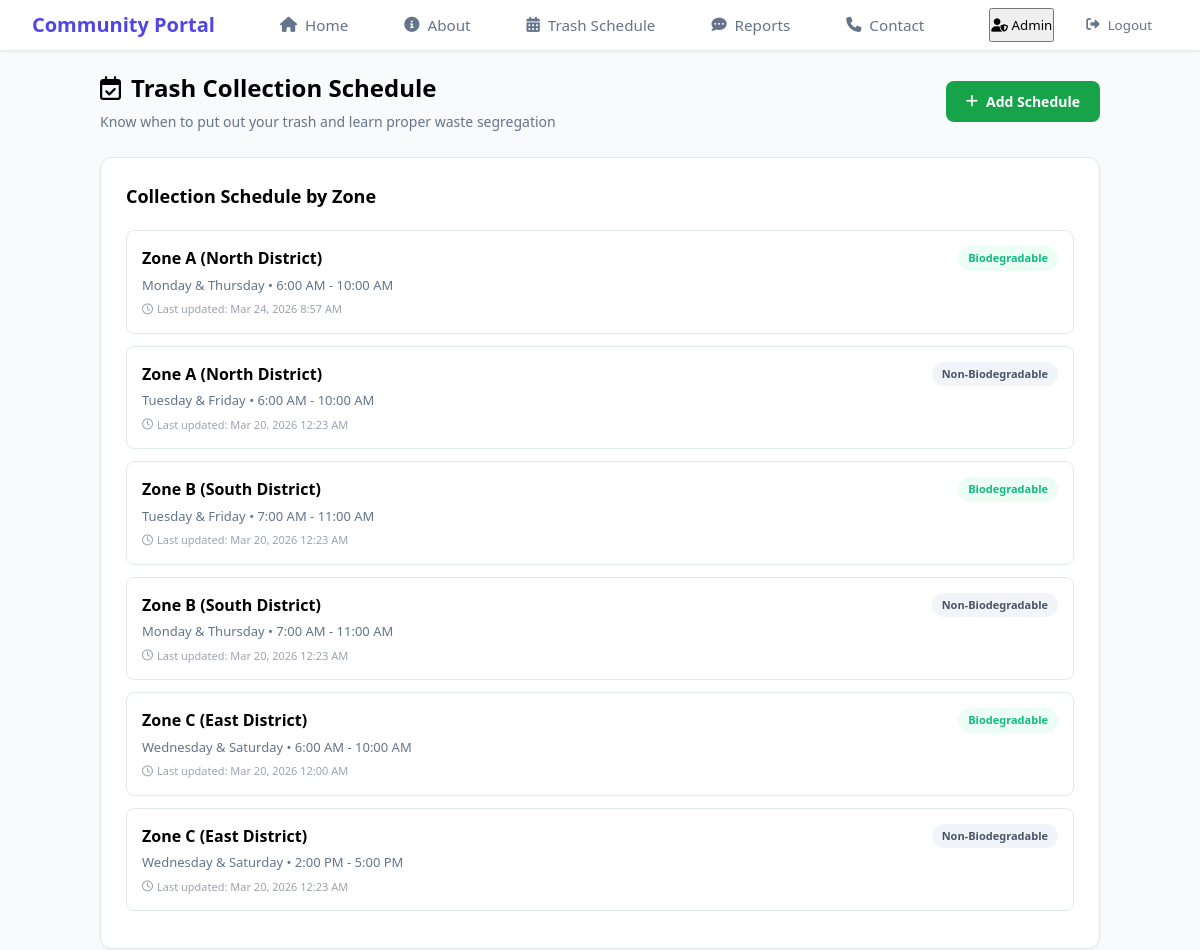
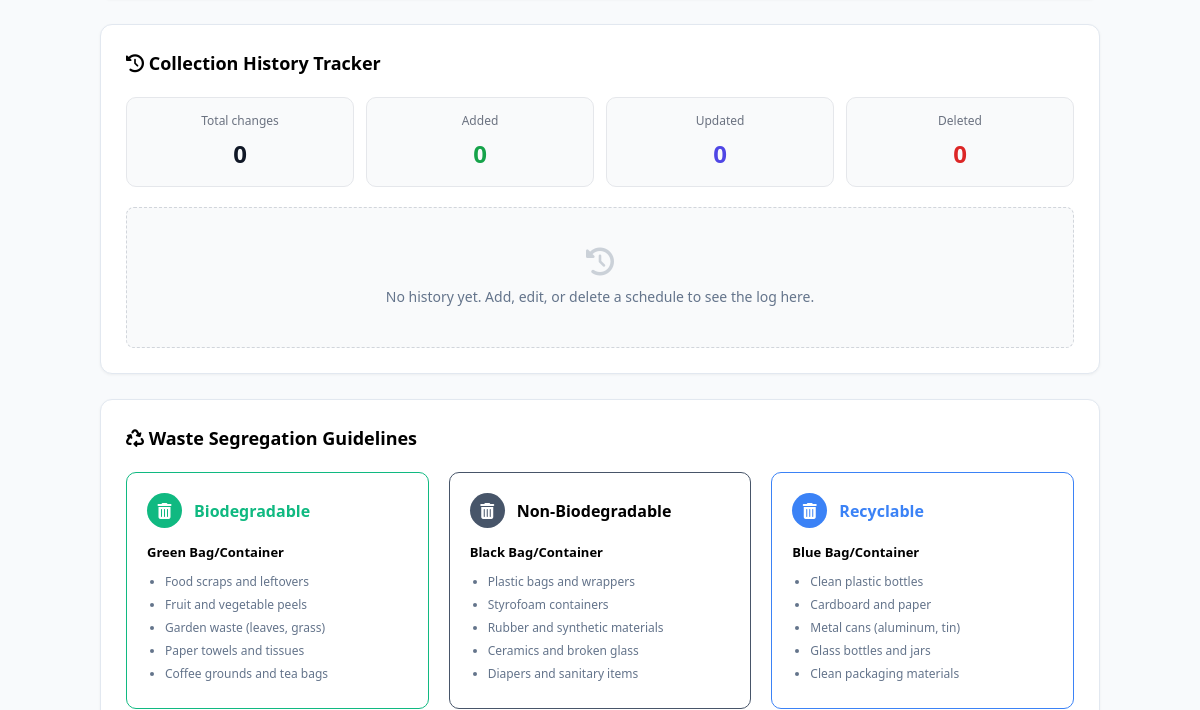
Before: /admin/admin_trashschedule.php (signed in, upper part) with the older database file (2 pictures, top to bottom).
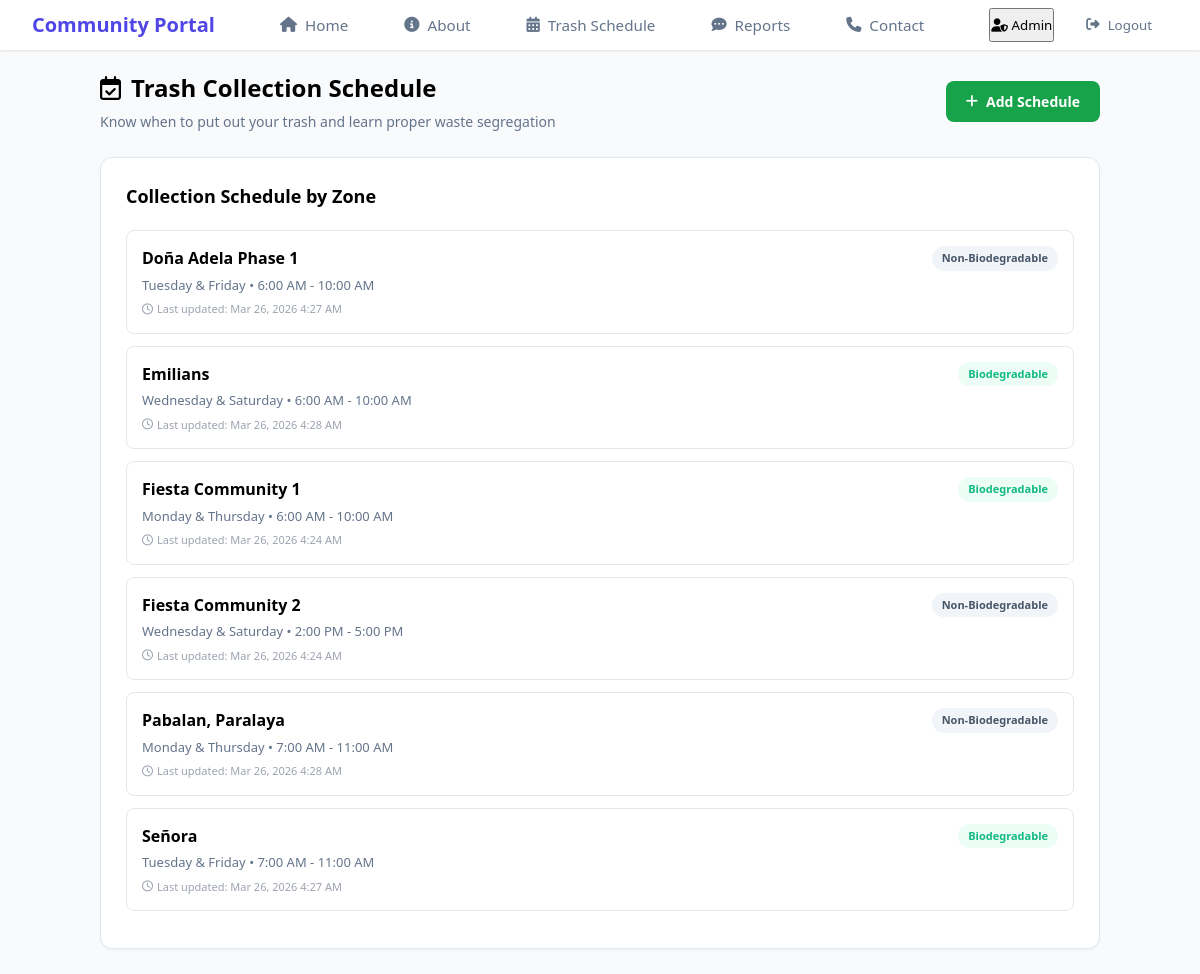
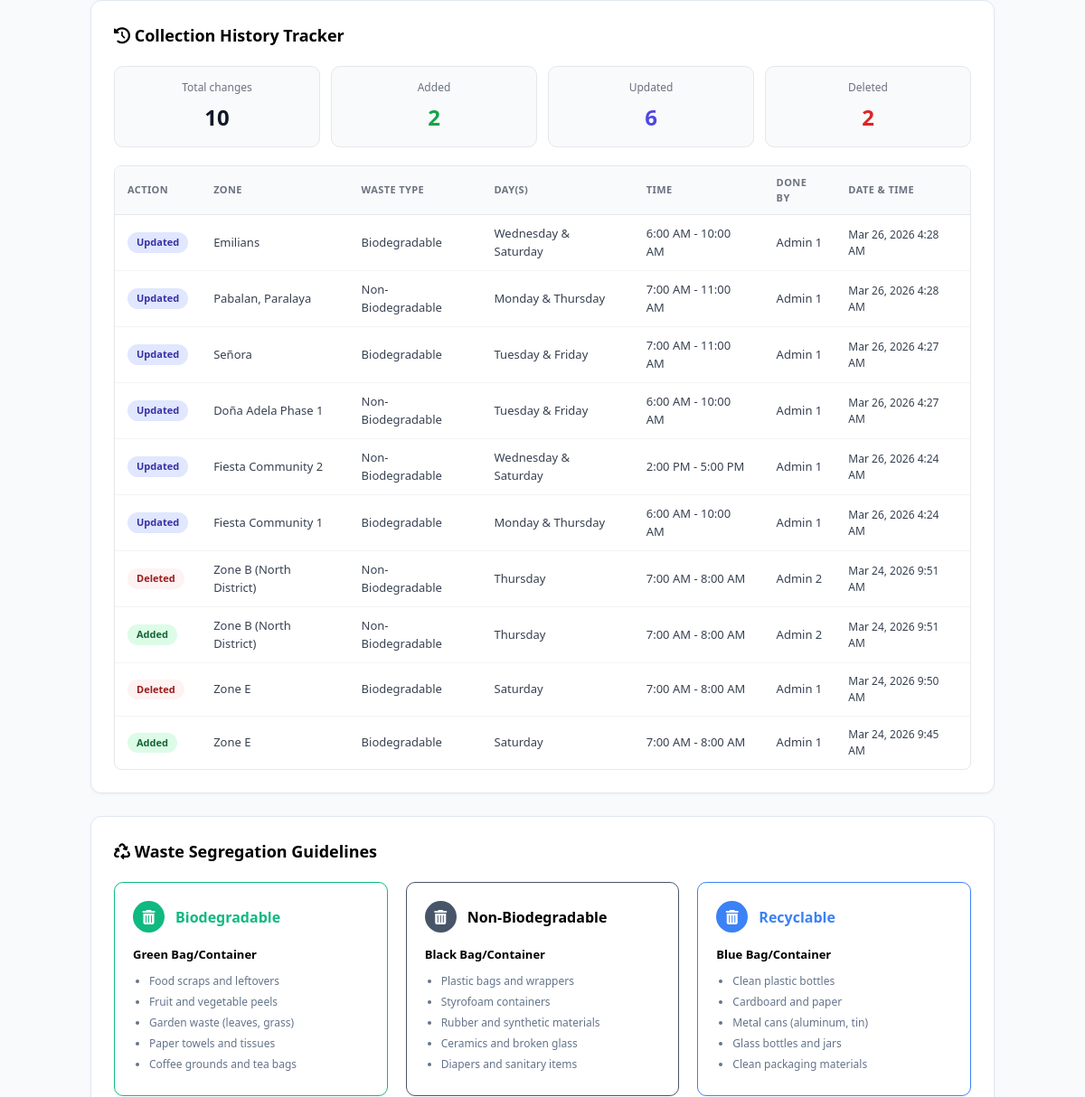
After: the same page with the newer database file (2 pictures, top to bottom).
### tables this page shows
CREATE TABLE `trash_schedule` (
  `id` int NOT NULL,
  `zone` varchar(100) NOT NULL,
  `days` varchar(100) NOT NULL,
  `time` varchar(100) NOT NULL,
  `waste_type` varchar(50) NOT NULL,
  `last_updated` timestamp NULL DEFAULT CURRENT_TIMESTAMP ON UPDATE CURRENT_TIMESTAMP,
  `admin_id` int DEFAULT NULL
);

CREATE TABLE `schedule_history` (
  `id` int NOT NULL,
  `action` varchar(20) NOT NULL,
  `zone` varchar(255) NOT NULL,
  `waste_type` varchar(100) NOT NULL,
  `days` varchar(255) NOT NULL,
  `time` varchar(100) NOT NULL,
  `acted_at` datetime NOT NULL,
  `admin_id` int DEFAULT NULL
);

### admin/admin_trashschedule.php (the view, shortened to what the changed rows need)
<?php
include "../includes/db_conn.php";
$check_table    = $pdo->query("SHOW TABLES LIKE 'schedule_history'");
$history_exists = ($check_table && $check_table->rowCount() > 0);
$result = $pdo->query("SELECT * FROM trash_schedule ORDER BY zone, waste_type");
$schedules = $result->fetchAll();
$history_rows  = [];
$count_added   = 0;
$count_updated = 0;
$count_deleted = 0;
if ($history_exists) {
    $hstmt = $pdo->query("SELECT schedule_history.*, admins.full_name
                           FROM schedule_history
                           LEFT JOIN admins ON schedule_history.admin_id = admins.admin_id
                           ORDER BY acted_at DESC");
    while ($h = $hstmt->fetch()) {
        if ($h['action'] === 'Added')   $count_added++;
        if ($h['action'] === 'Updated') $count_updated++;
        if ($h['action'] === 'Deleted') $count_deleted++;
        $history_rows[] = $h;
    }
}
$total_changes = $count_added + $count_updated + $count_deleted;
$guidelines = [
    [
        'title' => 'Biodegradable',
        'color' => 'green',
        'bag'   => 'Green Bag/Container',
        'items' => ['Food scraps and leftovers','Fruit and vegetable peels','Garden waste (leaves, grass)','Paper towels and tissues','Coffee grounds and tea bags']
    ],
    [
        'title' => 'Non-Biodegradable',
        'color' => 'black',
        'bag'   => 'Black Bag/Container',
        'items' => ['Plastic bags and wrappers','Styrofoam containers','Rubber and synthetic materials','Ceramics and broken glass','Diapers and sanitary items']
    ],
    [
        'title' => 'Recyclable',
        'color' => 'blue',
        'bag'   => 'Blue Bag/Container',
        'items' => ['Clean plastic bottles','Cardboard and paper','Metal cans (aluminum, tin)','Glass bottles and jars','Clean packaging materials']
    ]
];
include "../includes/admin_header.php";
?>
<!DOCTYPE html>
<html lang="en">
<head>
    <link rel="stylesheet" href="https://cdnjs.cloudflare.com/ajax/libs/font-awesome/6.5.0/css/all.min.css">
    <link rel="stylesheet" href="../css/header.css">
    <link rel="stylesheet" href="../css/member_trashschedule.css">
    <link rel="stylesheet" href="../css/admin_trashschedule.css">
</head>
<body>
<div class="container">
    <div class="admin-header-row">
        <header>
            <h1><i class="fa-regular fa-calendar-check"></i> Trash Collection Schedule</h1>
        </header>
    </div>
    <section class="card-section">
        <h2>Collection Schedule by Zone</h2>
        <?php foreach ($schedules as $row): ?>
        <div class="schedule-item">
            <div class="schedule-header">
                <div class="sched-left">
                    <strong><?= htmlspecialchars($row['zone']) ?></strong>
                    <span class="badge <?= $row['waste_type']==='Biodegradable' ? 'bio':'non-bio' ?>">
                        <?= htmlspecialchars($row['waste_type']) ?>
                    </span>
                </div>
            </div>
            <div class="schedule-details">
                <?= htmlspecialchars($row['days']) ?> • <?= htmlspecialchars($row['time']) ?>
            </div>
            <div class="last-updated">
                <i class="fa-regular fa-clock"></i>
                Last updated: <?= date("M j, Y g:i A", strtotime($row['last_updated'])) ?>
            </div>
        </div>
        <?php endforeach; ?>
    </section>
    <section class="card-section">
        <h2><i class="fa-solid fa-clock-rotate-left"></i> Collection History Tracker</h2>
        <?php if (!$history_exists): ?>
        <div class="empty-hint">
            <p>Create the <code>schedule_history</code> table first using the SQL shown above.</p>
        </div>
        <?php else: ?>
        <div class="history-stats">
            <div class="stat-card">
                <div class="stat-label">Total changes</div>
                <div class="stat-value"><?= $total_changes ?></div>
            </div>
            <div class="stat-card">
                <div class="stat-label">Added</div>
                <div class="stat-value added"><?= $count_added ?></div>
            </div>
            <div class="stat-card">
                <div class="stat-label">Updated</div>
                <div class="stat-value updated"><?= $count_updated ?></div>
            </div>
            <div class="stat-card">
                <div class="stat-label">Deleted</div>
                <div class="stat-value deleted"><?= $count_deleted ?></div>
            </div>
        </div>
        <?php if (empty($history_rows)): ?>
        <div class="empty-hint">
            <i class="fa-solid fa-clock-rotate-left" style="font-size:28px;opacity:0.3;margin-bottom:10px;"></i>
            <p>No history yet. Add, edit, or delete a schedule to see the log here.</p>
        </div>
        <?php else: ?>
        <div class="history-table-wrapper">
            <table class="history-table">
                <thead>
                    <tr>
                        <th>Action</th>
                        <th>Zone</th>
                        <th>Waste type</th>
                        <th>Day(s)</th>
                        <th>Time</th>
                        <th>Done by</th>
                        <th>Date &amp; time</th>
                    </tr>
                </thead>
                <tbody>
                    <?php foreach ($history_rows as $h): ?>
                    <tr>
                        <td>
                            <span class="history-badge <?= strtolower($h['action']) ?>">
                                <?= htmlspecialchars($h['action']) ?>
                            </span>
                        </td>
                        <td><?= htmlspecialchars($h['zone']) ?></td>
                        <td><?= htmlspecialchars($h['waste_type']) ?></td>
                        <td><?= htmlspecialchars($h['days']) ?></td>
                        <td><?= htmlspecialchars($h['time']) ?></td>
                        <td><?= htmlspecialchars($h['full_name'] ?? 'Unknown') ?></td>
                        <td class="history-date">
                            <?= date("M j, Y g:i A", strtotime($h['acted_at'])) ?>
                        </td>
                    </tr>
                    <?php endforeach; ?>
                </tbody>
            </table>
        </div>
        <?php endif; ?>
        <?php endif; ?>
    </section>
    <section class="card-section">
        <h2><i class="fa-solid fa-recycle"></i> Waste Segregation Guidelines</h2>
        <div class="guidelines-grid">
            <?php foreach ($guidelines as $guide): ?>
            <div class="guide-card <?= $guide['color'] ?>">
                <div class="guide-header">
                    <div class="icon-circle">
                        <i class="fa-solid fa-trash-can"></i>
                    </div>
                    <h3><?= $guide['title'] ?></h3>
                </div>
                <div class="guide-content">
                    <p class="bag-type"><strong><?= $guide['bag'] ?></strong></p>
                    <ul>
                        <?php foreach ($guide['items'] as $li): ?>
                        <li><?= $li ?></li>
                        <?php endforeach; ?>
                    </ul>
                </div>
            </div>
            <?php endforeach; ?>
        </div>
    </section>
</div>
<?php include "../includes/footer.php"; ?>
</body>
</html>

Changed rows visible on the page:
changed trash_schedule: zone "Zone A (North District)" → "Doña Adela Phase 1"; last_updated "Mar 20, 2026 12:23 AM" → "Mar 26, 2026 4:27 AM"; moves up the list
changed trash_schedule: zone "Zone C (East District)" → "Emilians"; last_updated "Mar 20, 2026 12:00 AM" → "Mar 26, 2026 4:28 AM"; moves up the list
changed trash_schedule: zone "Zone A (North District)" → "Fiesta Community 1"; last_updated "Mar 24, 2026 8:57 AM" → "Mar 26, 2026 4:24 AM"
changed trash_schedule "2:00 PM - 5:00 PM": zone "Zone C (East District)" → "Fiesta Community 2"; last_updated "Mar 20, 2026 12:23 AM" → "Mar 26, 2026 4:24 AM"; moves up the list
changed trash_schedule: zone "Zone B (South District)" → "Pabalan, Paralaya"; last_updated "Mar 20, 2026 12:23 AM" → "Mar 26, 2026 4:28 AM"; moves down the list
changed trash_schedule: zone "Zone B (South District)" → "Señora"; last_updated "Mar 20, 2026 12:23 AM" → "Mar 26, 2026 4:27 AM"
added schedule_history: action "Updated", zone "Emilians", waste_type "Biodegradable", days "Wednesday & Saturday", time "6:00 AM - 10:00 AM", admin.full_name "Admin 1", acted_at "Mar 26, 2026 4:28 AM"
added schedule_history: action "Updated", zone "Pabalan, Paralaya", waste_type "Non-Biodegradable", days "Monday & Thursday", time "7:00 AM - 11:00 AM", admin.full_name "Admin 1", acted_at "Mar 26, 2026 4:28 AM"
added schedule_history: action "Updated", zone "Señora", waste_type "Biodegradable", days "Tuesday & Friday", time "7:00 AM - 11:00 AM", admin.full_name "Admin 1", acted_at "Mar 26, 2026 4:27 AM"
added schedule_history: action "Updated", zone "Doña Adela Phase 1", waste_type "Non-Biodegradable", days "Tuesday & Friday", time "6:00 AM - 10:00 AM", admin.full_name "Admin 1", acted_at "Mar 26, 2026 4:27 AM"
added schedule_history: action "Updated", zone "Fiesta Community 2", waste_type "Non-Biodegradable", days "Wednesday & Saturday", time "2:00 PM - 5:00 PM", admin.full_name "Admin 1", acted_at "Mar 26, 2026 4:24 AM"
added schedule_history: action "Updated", zone "Fiesta Community 1", waste_type "Biodegradable", days "Monday & Thursday", time "6:00 AM - 10:00 AM", admin.full_name "Admin 1", acted_at "Mar 26, 2026 4:24 AM"
added schedule_history: action "Deleted", zone "Zone B (North District)", waste_type "Non-Biodegradable", days "Thursday", time "7:00 AM - 8:00 AM", admin.full_name "Admin 2", acted_at "Mar 24, 2026 9:51 AM"
added schedule_history: action "Added", zone "Zone B (North District)", waste_type "Non-Biodegradable", days "Thursday", time "7:00 AM - 8:00 AM", admin.full_name "Admin 2", acted_at "Mar 24, 2026 9:51 AM"
added schedule_history: action "Deleted", zone "Zone E", waste_type "Biodegradable", days "Saturday", time "7:00 AM - 8:00 AM", admin.full_name "Admin 1", acted_at "Mar 24, 2026 9:50 AM"
added schedule_history: action "Added", zone "Zone E", waste_type "Biodegradable", days "Saturday", time "7:00 AM - 8:00 AM", admin.full_name "Admin 1", acted_at "Mar 24, 2026 9:45 AM"
Other visible differences:
$total_changes: "0" → "10"
$count_added: "0" → "2"
$count_updated: "0" → "6"
$count_deleted: "0" → "2"
text no longer shown: "No history yet. Add, edit, or delete a schedule to see the log here."
text now shown: "ACTION ZONE WASTE TYPE DAY(S) TIME DONE BY DATE & TIME"
